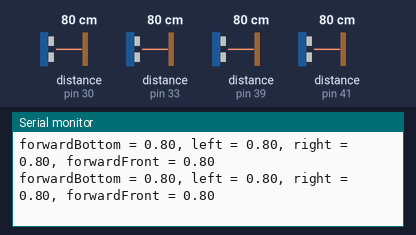
A sketch run on a simulated Arduino Mega 2560, built with avr-gcc and run on an emulated ATmega2560. Shown: the last lines printed to the serial monitor. Wiring (inferred from the names in the program): 4 × ultrasonic range finder: trigger pin 31, echo pin 30 / trigger pin 32, echo pin 33 / trigger pin 38, echo pin 39 / trigger pin 40, echo pin 41. The inputs (shaded band) are chosen by the test bench; at power-on: distance to the obstacle (sensors on pin 30, pin 33, pin 39, pin 41) 80 cm. The echo pulse lasts 58.3 µs per cm.

Above: at 1.2 s.
1.3 s: distance to the obstacle (sensor on pin 30) set to 2 cm
At 1.47 s:
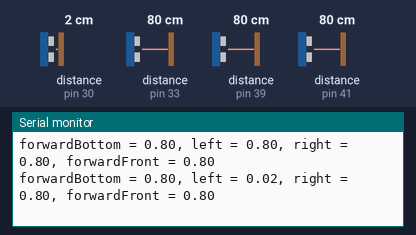
4.3 s: distance to the obstacle (sensor on pin 33) set to 2 cm
At 4.31 s:
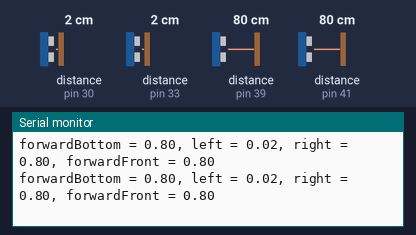
5.8 s: distance to the obstacle (sensor on pin 39) set to 2 cm
At 5.84 s:
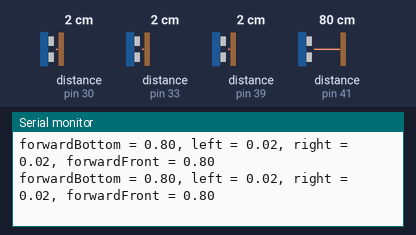
8.8 s: distance to the obstacle (sensor on pin 41) set to 2 cm
At 8.82 s:
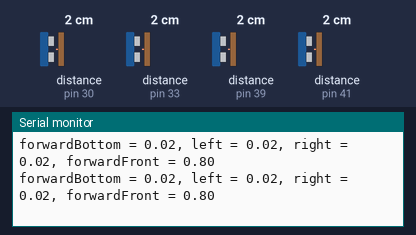
11.8 s: distance to the obstacle (sensor on pin 30) set to 4 cm
At 11.81 s:
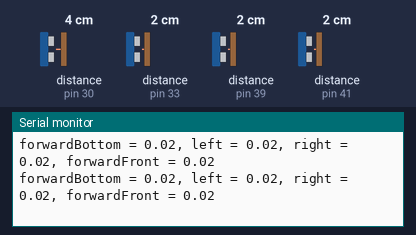
14.8 s: distance to the obstacle (sensor on pin 33) set to 4 cm
At 14.86 s:
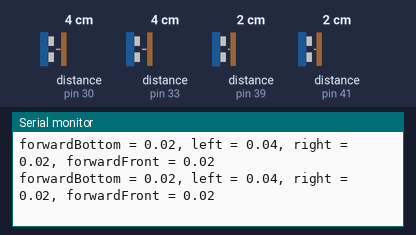
Timing chart, 0 to 17.8 s (numbered marks = the images above; inputs shaded):
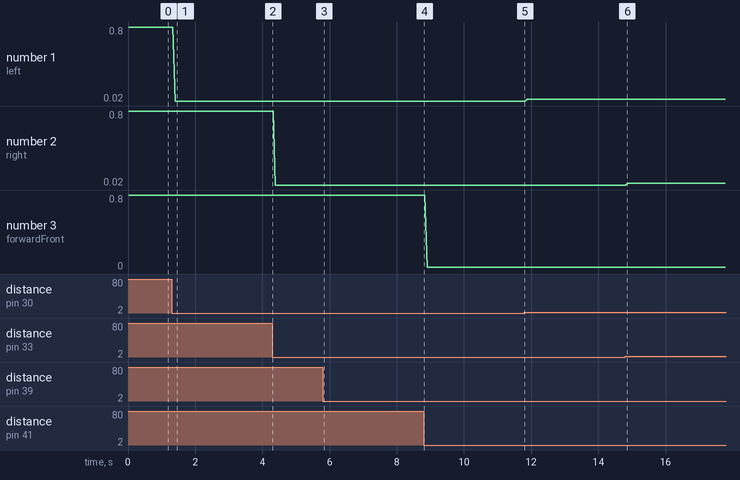

The sketch:

ultrasonics.ino
```cpp
//Based on speed of sound this is constant to convert data from ultrasonics to meters.
#define SPEED_OF_SOUND (29.1*2*100) //2910 meters/ (10^-5 seconds) speed of sound twice due to
                         //distance there AND back.

//Defining pins for downfacing ultrasonic sensors
#define FORWARD_BOTTOM_ECHO_PIN 39
#define FORWARD_BOTTOM_TRIG_PIN 38

#define LEFT_BOTTOM_ECHO_PIN 30
#define LEFT_BOTTOM_TRIG_PIN 31

#define RIGHT_BOTTOM_ECHO_PIN 33
#define RIGHT_BOTTOM_TRIG_PIN 32

//Defining pins for front facing ultrasonic sensors.
//Used for detecting objects.
#define FORWARD_FRONT_ECHO_PIN 41
#define FORWARD_FRONT_TRIG_PIN 40

void setup() {
  Serial.begin(9600);
  setupUltraSonics();
}

void loop() {
  printUltraSonics();
}

void setupUltraSonics(){
  // Setting up the input and output for the three ultrasonic sensors
  pinMode(FORWARD_BOTTOM_ECHO_PIN, INPUT);
  pinMode(FORWARD_BOTTOM_TRIG_PIN, OUTPUT);

  pinMode(LEFT_BOTTOM_ECHO_PIN, INPUT);
  pinMode(LEFT_BOTTOM_TRIG_PIN, OUTPUT);

  pinMode(RIGHT_BOTTOM_ECHO_PIN, INPUT);
  pinMode(RIGHT_BOTTOM_TRIG_PIN, OUTPUT);

  pinMode(FORWARD_FRONT_ECHO_PIN, INPUT);
  pinMode(FORWARD_FRONT_TRIG_PIN, OUTPUT);

}

//Returns distance read by ultrasonic sensor in meters.
double readUltraSonic(int TRIG_PIN, int ECHO_PIN){
  digitalWrite(TRIG_PIN, HIGH);
  digitalWrite(TRIG_PIN, LOW);

  //Gets amount of time for sound wave to bounce back.
  //Measured in 10^-5 seconds.
  double duration = pulseIn(ECHO_PIN, HIGH);

  //Calculate the distance (in cm) based on the speed of sound.
  double distance = duration / SPEED_OF_SOUND ;

  return distance;
}

void printUltraSonics(){
  double forwardBottomDistance = readUltraSonic(FORWARD_BOTTOM_TRIG_PIN, FORWARD_BOTTOM_ECHO_PIN);
  double leftBottomDistance = readUltraSonic(LEFT_BOTTOM_TRIG_PIN, LEFT_BOTTOM_ECHO_PIN);
  double rightBottomDistance = readUltraSonic(RIGHT_BOTTOM_TRIG_PIN, RIGHT_BOTTOM_ECHO_PIN);
  double forwardFrontDistance = readUltraSonic(FORWARD_FRONT_TRIG_PIN, FORWARD_FRONT_ECHO_PIN);

  Serial.print("forwardBottom = ");
  Serial.print(forwardBottomDistance);
  withEqual("left");
  Serial.print(leftBottomDistance);
  withEqual("right");
  Serial.print(rightBottomDistance);
  withEqual("forwardFront");
  Serial.println(forwardFrontDistance);
}

void commaSpace(){
  Serial.print(", ");
}

void withEqual(char string[]){
  commaSpace();
  Serial.print(string);
  Serial.print(" = ");
}
```

Measured:
- after the input at 1.3 s, the serial monitor: prints a new line after 0.10 s (image 1)
- plotted number 1: 0.8 → 0.02 after the input at 1.3 s, 0.02 → 0.04 after the input at 11.8 s
